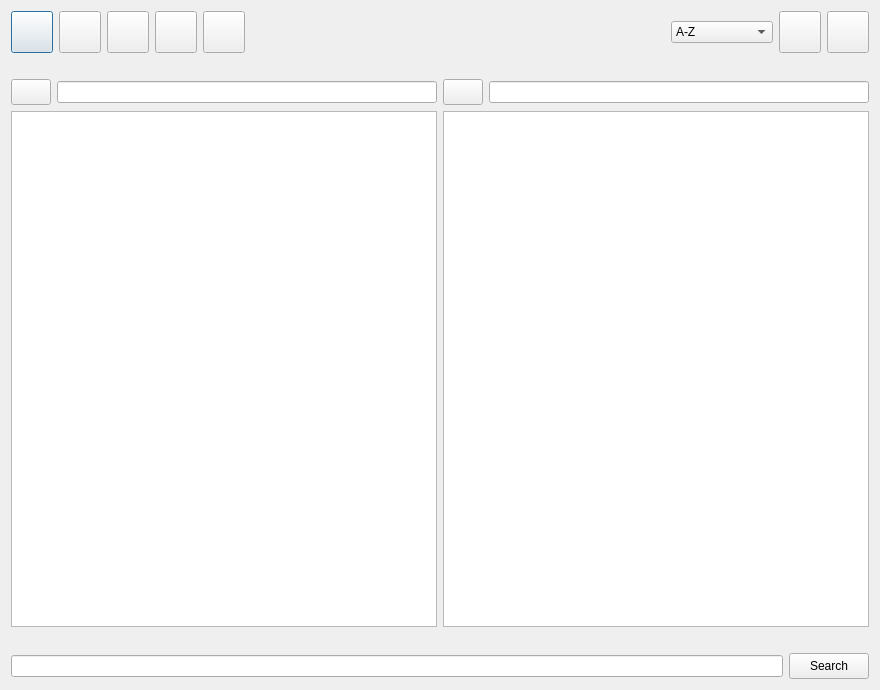
<?xml version="1.0" encoding="UTF-8"?>
<ui version="4.0">
 <class>TabModule</class>
 <widget class="QDialog" name="TabModule">
  <property name="geometry">
   <rect>
    <x>0</x>
    <y>0</y>
    <width>880</width>
    <height>690</height>
   </rect>
  </property>
  <property name="windowTitle">
   <string>Dialog</string>
  </property>
  <layout class="QVBoxLayout" name="verticalLayout">
   <item>
    <layout class="QGridLayout" name="buttonGridLayout">
     <item row="0" column="0">
      <widget class="QPushButton" name="creatingButton">
       <property name="sizePolicy">
        <sizepolicy hsizetype="Fixed" vsizetype="Fixed">
         <horstretch>0</horstretch>
         <verstretch>0</verstretch>
        </sizepolicy>
       </property>
       <property name="minimumSize">
        <size>
         <width>42</width>
         <height>42</height>
        </size>
       </property>
       <property name="mouseTracking">
        <bool>false</bool>
       </property>
       <property name="toolTip">
        <string/>
       </property>
       <property name="text">
        <string/>
       </property>
       <property name="icon">
        <iconset resource="../../../resources/resources.qrc">
         <normaloff>:/fileSystemIcons/fileSystemIcons/new-document.png</normaloff>:/fileSystemIcons/fileSystemIcons/new-document.png</iconset>
       </property>
       <property name="iconSize">
        <size>
         <width>36</width>
         <height>36</height>
        </size>
       </property>
      </widget>
     </item>
     <item row="0" column="1">
      <widget class="QPushButton" name="removingButton">
       <property name="sizePolicy">
        <sizepolicy hsizetype="Fixed" vsizetype="Fixed">
         <horstretch>0</horstretch>
         <verstretch>0</verstretch>
        </sizepolicy>
       </property>
       <property name="minimumSize">
        <size>
         <width>42</width>
         <height>42</height>
        </size>
       </property>
       <property name="text">
        <string/>
       </property>
       <property name="icon">
        <iconset resource="../../../resources/resources.qrc">
         <normaloff>:/fileSystemIcons/fileSystemIcons/photo_2025-01-10_22-16-26_processed.jpg</normaloff>:/fileSystemIcons/fileSystemIcons/photo_2025-01-10_22-16-26_processed.jpg</iconset>
       </property>
       <property name="iconSize">
        <size>
         <width>36</width>
         <height>36</height>
        </size>
       </property>
      </widget>
     </item>
     <item row="0" column="5">
      <spacer name="horizontalSpacer">
       <property name="orientation">
        <enum>Qt::Horizontal</enum>
       </property>
       <property name="sizeHint" stdset="0">
        <size>
         <width>40</width>
         <height>20</height>
        </size>
       </property>
      </spacer>
     </item>
     <item row="0" column="6">
      <widget class="QComboBox" name="sortingBox">
       <item>
        <property name="text">
         <string>A-Z</string>
        </property>
       </item>
       <item>
        <property name="text">
         <string>Z-A</string>
        </property>
       </item>
       <item>
        <property name="text">
         <string>Size</string>
        </property>
       </item>
       <item>
        <property name="text">
         <string>Type</string>
        </property>
       </item>
       <item>
        <property name="text">
         <string>First Modified</string>
        </property>
       </item>
       <item>
        <property name="text">
         <string>Last Modified</string>
        </property>
       </item>
      </widget>
     </item>
     <item row="0" column="2">
      <widget class="QPushButton" name="copyingButton">
       <property name="sizePolicy">
        <sizepolicy hsizetype="Fixed" vsizetype="Fixed">
         <horstretch>0</horstretch>
         <verstretch>0</verstretch>
        </sizepolicy>
       </property>
       <property name="minimumSize">
        <size>
         <width>42</width>
         <height>42</height>
        </size>
       </property>
       <property name="text">
        <string/>
       </property>
       <property name="icon">
        <iconset resource="../../../resources/resources.qrc">
         <normaloff>:/fileSystemIcons/fileSystemIcons/copy.png</normaloff>:/fileSystemIcons/fileSystemIcons/copy.png</iconset>
       </property>
       <property name="iconSize">
        <size>
         <width>34</width>
         <height>34</height>
        </size>
       </property>
      </widget>
     </item>
     <item row="0" column="7">
      <widget class="QPushButton" name="showHiddenButton">
       <property name="sizePolicy">
        <sizepolicy hsizetype="Fixed" vsizetype="Fixed">
         <horstretch>0</horstretch>
         <verstretch>0</verstretch>
        </sizepolicy>
       </property>
       <property name="minimumSize">
        <size>
         <width>42</width>
         <height>42</height>
        </size>
       </property>
       <property name="text">
        <string/>
       </property>
       <property name="icon">
        <iconset resource="../../../resources/resources.qrc">
         <normaloff>:/fileSystemIcons/fileSystemIcons/hidden.png</normaloff>:/fileSystemIcons/fileSystemIcons/hidden.png</iconset>
       </property>
       <property name="iconSize">
        <size>
         <width>36</width>
         <height>36</height>
        </size>
       </property>
      </widget>
     </item>
     <item row="0" column="3">
      <widget class="QPushButton" name="replacingButton">
       <property name="sizePolicy">
        <sizepolicy hsizetype="Fixed" vsizetype="Fixed">
         <horstretch>0</horstretch>
         <verstretch>0</verstretch>
        </sizepolicy>
       </property>
       <property name="minimumSize">
        <size>
         <width>42</width>
         <height>42</height>
        </size>
       </property>
       <property name="text">
        <string/>
       </property>
       <property name="icon">
        <iconset resource="../../../resources/resources.qrc">
         <normaloff>:/fileSystemIcons/fileSystemIcons/import-export.png</normaloff>:/fileSystemIcons/fileSystemIcons/import-export.png</iconset>
       </property>
       <property name="iconSize">
        <size>
         <width>38</width>
         <height>38</height>
        </size>
       </property>
      </widget>
     </item>
     <item row="0" column="4">
      <widget class="QPushButton" name="renamingButton">
       <property name="sizePolicy">
        <sizepolicy hsizetype="Fixed" vsizetype="Fixed">
         <horstretch>0</horstretch>
         <verstretch>0</verstretch>
        </sizepolicy>
       </property>
       <property name="minimumSize">
        <size>
         <width>42</width>
         <height>42</height>
        </size>
       </property>
       <property name="text">
        <string/>
       </property>
       <property name="icon">
        <iconset resource="../../../resources/resources.qrc">
         <normaloff>:/fileSystemIcons/fileSystemIcons/rename (1).png</normaloff>:/fileSystemIcons/fileSystemIcons/rename (1).png</iconset>
       </property>
       <property name="iconSize">
        <size>
         <width>36</width>
         <height>36</height>
        </size>
       </property>
      </widget>
     </item>
     <item row="0" column="8">
      <widget class="QPushButton" name="trashButton">
       <property name="sizePolicy">
        <sizepolicy hsizetype="Fixed" vsizetype="Fixed">
         <horstretch>0</horstretch>
         <verstretch>0</verstretch>
        </sizepolicy>
       </property>
       <property name="minimumSize">
        <size>
         <width>42</width>
         <height>42</height>
        </size>
       </property>
       <property name="text">
        <string/>
       </property>
       <property name="icon">
        <iconset resource="../../../resources/resources.qrc">
         <normaloff>:/fileSystemIcons/fileSystemIcons/bin.png</normaloff>:/fileSystemIcons/fileSystemIcons/bin.png</iconset>
       </property>
       <property name="iconSize">
        <size>
         <width>34</width>
         <height>34</height>
        </size>
       </property>
      </widget>
     </item>
    </layout>
   </item>
   <item>
    <spacer name="horizontalSpacer_2">
     <property name="orientation">
      <enum>Qt::Horizontal</enum>
     </property>
     <property name="sizeHint" stdset="0">
      <size>
       <width>40</width>
       <height>20</height>
      </size>
     </property>
    </spacer>
   </item>
   <item>
    <layout class="QGridLayout" name="navigationGridLayout">
     <item row="0" column="3">
      <widget class="QLineEdit" name="rightLineEdit"/>
     </item>
     <item row="0" column="0">
      <widget class="QPushButton" name="leftAboveButton">
       <property name="sizePolicy">
        <sizepolicy hsizetype="Fixed" vsizetype="Fixed">
         <horstretch>0</horstretch>
         <verstretch>0</verstretch>
        </sizepolicy>
       </property>
       <property name="minimumSize">
        <size>
         <width>40</width>
         <height>26</height>
        </size>
       </property>
       <property name="maximumSize">
        <size>
         <width>40</width>
         <height>26</height>
        </size>
       </property>
       <property name="text">
        <string/>
       </property>
       <property name="icon">
        <iconset resource="../../../resources/resources.qrc">
         <normaloff>:/fileSystemIcons/fileSystemIcons/arrow.png</normaloff>:/fileSystemIcons/fileSystemIcons/arrow.png</iconset>
       </property>
       <property name="iconSize">
        <size>
         <width>38</width>
         <height>24</height>
        </size>
       </property>
      </widget>
     </item>
     <item row="0" column="1">
      <widget class="QLineEdit" name="leftLineEdit">
       <property name="sizePolicy">
        <sizepolicy hsizetype="Expanding" vsizetype="Fixed">
         <horstretch>0</horstretch>
         <verstretch>0</verstretch>
        </sizepolicy>
       </property>
      </widget>
     </item>
     <item row="0" column="2">
      <widget class="QPushButton" name="rightAboveButton">
       <property name="sizePolicy">
        <sizepolicy hsizetype="Fixed" vsizetype="Fixed">
         <horstretch>0</horstretch>
         <verstretch>0</verstretch>
        </sizepolicy>
       </property>
       <property name="minimumSize">
        <size>
         <width>40</width>
         <height>0</height>
        </size>
       </property>
       <property name="maximumSize">
        <size>
         <width>40</width>
         <height>26</height>
        </size>
       </property>
       <property name="text">
        <string/>
       </property>
       <property name="icon">
        <iconset resource="../../../resources/resources.qrc">
         <normaloff>:/fileSystemIcons/fileSystemIcons/arrow.png</normaloff>:/fileSystemIcons/fileSystemIcons/arrow.png</iconset>
       </property>
       <property name="iconSize">
        <size>
         <width>38</width>
         <height>24</height>
        </size>
       </property>
      </widget>
     </item>
    </layout>
   </item>
   <item>
    <layout class="QGridLayout" name="viewGridLayout">
     <item row="1" column="1">
      <widget class="QTableView" name="rightTableView"/>
     </item>
     <item row="1" column="0">
      <widget class="QTableView" name="leftTableView"/>
     </item>
    </layout>
   </item>
   <item>
    <layout class="QGridLayout" name="labelGridLayout">
     <item row="0" column="3">
      <widget class="QLabel" name="sizeLabel">
       <property name="text">
        <string/>
       </property>
       <property name="alignment">
        <set>Qt::AlignCenter</set>
       </property>
      </widget>
     </item>
     <item row="0" column="4">
      <widget class="QLabel" name="lastModeDateLabel">
       <property name="text">
        <string/>
       </property>
       <property name="alignment">
        <set>Qt::AlignRight|Qt::AlignTrailing|Qt::AlignVCenter</set>
       </property>
      </widget>
     </item>
     <item row="0" column="0">
      <widget class="QLabel" name="typeLabel">
       <property name="text">
        <string/>
       </property>
       <property name="alignment">
        <set>Qt::AlignLeading|Qt::AlignLeft|Qt::AlignVCenter</set>
       </property>
      </widget>
     </item>
    </layout>
   </item>
   <item>
    <layout class="QGridLayout" name="searchingGridLayout">
     <item row="0" column="1">
      <widget class="QPushButton" name="searchingButton">
       <property name="sizePolicy">
        <sizepolicy hsizetype="Fixed" vsizetype="Fixed">
         <horstretch>0</horstretch>
         <verstretch>0</verstretch>
        </sizepolicy>
       </property>
       <property name="minimumSize">
        <size>
         <width>80</width>
         <height>26</height>
        </size>
       </property>
       <property name="text">
        <string>Search</string>
       </property>
       <property name="icon">
        <iconset resource="../../../resources/resources.qrc">
         <normaloff>:/fileSystemIcons/fileSystemIcons/search.png</normaloff>:/fileSystemIcons/fileSystemIcons/search.png</iconset>
       </property>
      </widget>
     </item>
     <item row="0" column="0">
      <widget class="QLineEdit" name="searchingLineEdit">
       <property name="inputMask">
        <string/>
       </property>
       <property name="text">
        <string/>
       </property>
      </widget>
     </item>
    </layout>
   </item>
  </layout>
 </widget>
 <resources>
  <include location="../../../resources/resources.qrc"/>
  <include location="../../../resources/resources.qrc"/>
 </resources>
 <connections/>
</ui>
